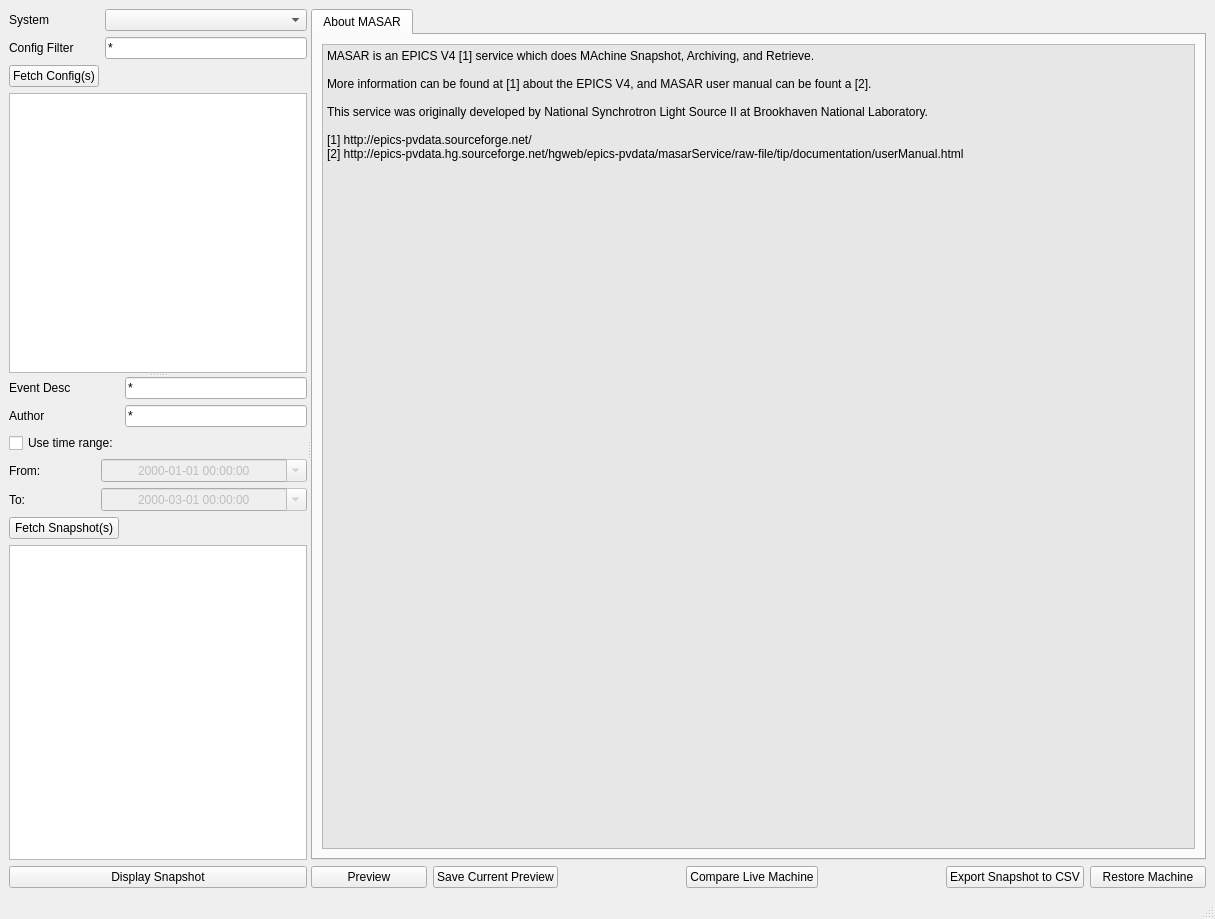
<?xml version="1.0" encoding="UTF-8"?>
<ui version="4.0">
 <class>masar</class>
 <widget class="QMainWindow" name="masar">
  <property name="geometry">
   <rect>
    <x>0</x>
    <y>0</y>
    <width>1215</width>
    <height>919</height>
   </rect>
  </property>
  <property name="windowTitle">
   <string>MASAR Viewer</string>
  </property>
  <widget class="QWidget" name="mainwidget">
   <layout class="QVBoxLayout" name="verticalLayout_2">
    <item>
     <widget class="QSplitter" name="splitter">
      <property name="orientation">
       <enum>Qt::Horizontal</enum>
      </property>
      <widget class="QSplitter" name="configEventSplitter">
       <property name="sizePolicy">
        <sizepolicy hsizetype="Fixed" vsizetype="Expanding">
         <horstretch>0</horstretch>
         <verstretch>0</verstretch>
        </sizepolicy>
       </property>
       <property name="orientation">
        <enum>Qt::Vertical</enum>
       </property>
       <widget class="QWidget" name="layoutWidget">
        <layout class="QVBoxLayout" name="configVerticalLayout">
         <item>
          <layout class="QGridLayout" name="configGridLayout">
           <item row="0" column="0">
            <widget class="QLabel" name="systemLabel">
             <property name="text">
              <string>System</string>
             </property>
            </widget>
           </item>
           <item row="0" column="1">
            <widget class="QComboBox" name="systemCombox">
             <property name="currentIndex">
              <number>-1</number>
             </property>
            </widget>
           </item>
           <item row="1" column="0">
            <widget class="QLabel" name="configFilterLabel">
             <property name="text">
              <string>Config Filter</string>
             </property>
            </widget>
           </item>
           <item row="1" column="1">
            <widget class="QLineEdit" name="configFilterLineEdit">
             <property name="text">
              <string>*</string>
             </property>
            </widget>
           </item>
           <item row="2" column="0">
            <widget class="QPushButton" name="fetchConfigButton">
             <property name="text">
              <string>Fetch Config(s)</string>
             </property>
            </widget>
           </item>
           <item row="3" column="0" colspan="2">
            <widget class="QTableWidget" name="configTableWidget">
             <property name="selectionMode">
              <enum>QAbstractItemView::ExtendedSelection</enum>
             </property>
             <property name="selectionBehavior">
              <enum>QAbstractItemView::SelectRows</enum>
             </property>
             <property name="sortingEnabled">
              <bool>true</bool>
             </property>
            </widget>
           </item>
          </layout>
         </item>
        </layout>
       </widget>
       <widget class="QWidget" name="layoutWidget">
        <layout class="QVBoxLayout" name="eventVerticalLayout">
         <item>
          <layout class="QGridLayout" name="eventGridLayout">
           <item row="2" column="0" colspan="3">
            <widget class="QCheckBox" name="timeRangeCheckBox">
             <property name="text">
              <string>Use time range:</string>
             </property>
            </widget>
           </item>
           <item row="3" column="0">
            <widget class="QLabel" name="eventStartLabel">
             <property name="text">
              <string>From:</string>
             </property>
            </widget>
           </item>
           <item row="3" column="2" colspan="2">
            <widget class="QDateTimeEdit" name="eventStartDateTime">
             <property name="enabled">
              <bool>false</bool>
             </property>
             <property name="alignment">
              <set>Qt::AlignCenter</set>
             </property>
             <property name="readOnly">
              <bool>false</bool>
             </property>
             <property name="displayFormat">
              <string>yyyy-MM-dd hh:mm:ss</string>
             </property>
             <property name="calendarPopup">
              <bool>true</bool>
             </property>
            </widget>
           </item>
           <item row="4" column="0">
            <widget class="QLabel" name="eventEndLabel">
             <property name="text">
              <string>To:</string>
             </property>
            </widget>
           </item>
           <item row="5" column="0" colspan="3">
            <widget class="QPushButton" name="fetchEventButton">
             <property name="text">
              <string>Fetch Snapshot(s)</string>
             </property>
            </widget>
           </item>
           <item row="4" column="2" colspan="2">
            <widget class="QDateTimeEdit" name="eventEndDateTime">
             <property name="enabled">
              <bool>false</bool>
             </property>
             <property name="alignment">
              <set>Qt::AlignCenter</set>
             </property>
             <property name="readOnly">
              <bool>false</bool>
             </property>
             <property name="dateTime">
              <datetime>
               <hour>0</hour>
               <minute>0</minute>
               <second>0</second>
               <year>2000</year>
               <month>3</month>
               <day>1</day>
              </datetime>
             </property>
             <property name="displayFormat">
              <string>yyyy-MM-dd hh:mm:ss</string>
             </property>
             <property name="calendarPopup">
              <bool>true</bool>
             </property>
            </widget>
           </item>
           <item row="0" column="3">
            <widget class="QLineEdit" name="eventFilterLineEdit">
             <property name="text">
              <string>*</string>
             </property>
            </widget>
           </item>
           <item row="1" column="3">
            <widget class="QLineEdit" name="authorTextEdit">
             <property name="text">
              <string>*</string>
             </property>
            </widget>
           </item>
           <item row="0" column="0">
            <widget class="QLabel" name="eventFilterLabel">
             <property name="text">
              <string>Event Desc</string>
             </property>
            </widget>
           </item>
           <item row="1" column="0">
            <widget class="QLabel" name="ByWho">
             <property name="text">
              <string>Author</string>
             </property>
            </widget>
           </item>
          </layout>
         </item>
         <item>
          <widget class="QTableWidget" name="eventTableWidget">
           <property name="selectionMode">
            <enum>QAbstractItemView::ExtendedSelection</enum>
           </property>
           <property name="selectionBehavior">
            <enum>QAbstractItemView::SelectRows</enum>
           </property>
           <property name="sortingEnabled">
            <bool>true</bool>
           </property>
          </widget>
         </item>
         <item>
          <layout class="QHBoxLayout" name="snapshotHorizontalLayout">
           <item>
            <widget class="QPushButton" name="fetchSnapshotButton">
             <property name="text">
              <string>Display Snapshot</string>
             </property>
            </widget>
           </item>
          </layout>
         </item>
        </layout>
       </widget>
      </widget>
      <widget class="QWidget" name="layoutWidget">
       <layout class="QVBoxLayout" name="verticalLayout">
        <item>
         <widget class="QTabWidget" name="snapshotTabWidget">
          <property name="sizePolicy">
           <sizepolicy hsizetype="Expanding" vsizetype="Expanding">
            <horstretch>3</horstretch>
            <verstretch>0</verstretch>
           </sizepolicy>
          </property>
          <property name="minimumSize">
           <size>
            <width>768</width>
            <height>0</height>
           </size>
          </property>
          <property name="currentIndex">
           <number>0</number>
          </property>
          <widget class="QWidget" name="commentTab">
           <attribute name="title">
            <string>About MASAR</string>
           </attribute>
           <layout class="QVBoxLayout" name="commentTabWindowLayout">
            <item>
             <widget class="QPlainTextEdit" name="currentCommentText">
              <property name="palette">
               <palette>
                <active>
                 <colorrole role="Base">
                  <brush brushstyle="SolidPattern">
                   <color alpha="255">
                    <red>231</red>
                    <green>231</green>
                    <blue>231</blue>
                   </color>
                  </brush>
                 </colorrole>
                </active>
                <inactive>
                 <colorrole role="Base">
                  <brush brushstyle="SolidPattern">
                   <color alpha="255">
                    <red>231</red>
                    <green>231</green>
                    <blue>231</blue>
                   </color>
                  </brush>
                 </colorrole>
                </inactive>
                <disabled>
                 <colorrole role="Base">
                  <brush brushstyle="SolidPattern">
                   <color alpha="255">
                    <red>255</red>
                    <green>255</green>
                    <blue>255</blue>
                   </color>
                  </brush>
                 </colorrole>
                </disabled>
               </palette>
              </property>
              <property name="autoFillBackground">
               <bool>true</bool>
              </property>
              <property name="readOnly">
               <bool>true</bool>
              </property>
              <property name="plainText">
               <string>MASAR is an EPICS V4 [1] service which does MAchine Snapshot, Archiving, and Retrieve. 

More information can be found at [1] about the EPICS V4, and MASAR user manual can be fount a [2].

This service was originally developed by National Synchrotron Light Source II at Brookhaven National Laboratory.

[1] http://epics-pvdata.sourceforge.net/
[2] http://epics-pvdata.hg.sourceforge.net/hgweb/epics-pvdata/masarService/raw-file/tip/documentation/userManual.html</string>
              </property>
              <property name="backgroundVisible">
               <bool>false</bool>
              </property>
             </widget>
            </item>
           </layout>
          </widget>
         </widget>
        </item>
        <item>
         <layout class="QHBoxLayout" name="horizontalLayout">
          <item>
           <widget class="QPushButton" name="machinePreviewButton">
            <property name="text">
             <string>Preview</string>
            </property>
           </widget>
          </item>
          <item>
           <widget class="QPushButton" name="saveCurrentPreviewButton">
            <property name="text">
             <string>Save Current Preview</string>
            </property>
           </widget>
          </item>
          <item>
           <widget class="QLabel" name="label">
            <property name="text">
             <string/>
            </property>
           </widget>
          </item>
          <item>
           <widget class="QPushButton" name="getLiveMachineButton">
            <property name="text">
             <string>Compare Live Machine</string>
            </property>
           </widget>
          </item>
          <item>
           <widget class="QLabel" name="label_2">
            <property name="text">
             <string/>
            </property>
           </widget>
          </item>
          <item>
           <widget class="QPushButton" name="saveDataFileButton">
            <property name="text">
             <string>Export Snapshot to CSV</string>
            </property>
           </widget>
          </item>
          <item>
           <widget class="QPushButton" name="restoreMachineButton">
            <property name="text">
             <string>Restore Machine</string>
            </property>
           </widget>
          </item>
         </layout>
        </item>
       </layout>
      </widget>
     </widget>
    </item>
   </layout>
  </widget>
  <widget class="QMenuBar" name="menubar">
   <property name="geometry">
    <rect>
     <x>0</x>
     <y>0</y>
     <width>1215</width>
     <height>22</height>
    </rect>
   </property>
  </widget>
  <widget class="QStatusBar" name="statusbar"/>
 </widget>
 <resources/>
 <connections>
  <connection>
   <sender>systemCombox</sender>
   <signal>currentIndexChanged(QString)</signal>
   <receiver>masar</receiver>
   <slot>systemComboxChanged(QString)</slot>
   <hints>
    <hint type="sourcelabel">
     <x>20</x>
     <y>20</y>
    </hint>
    <hint type="destinationlabel">
     <x>20</x>
     <y>20</y>
    </hint>
   </hints>
  </connection>
  <connection>
   <sender>configFilterLineEdit</sender>
   <signal>textChanged(QString)</signal>
   <receiver>masar</receiver>
   <slot>configFilterChanged()</slot>
   <hints>
    <hint type="sourcelabel">
     <x>20</x>
     <y>20</y>
    </hint>
    <hint type="destinationlabel">
     <x>20</x>
     <y>20</y>
    </hint>
   </hints>
  </connection>
  <connection>
   <sender>fetchConfigButton</sender>
   <signal>clicked()</signal>
   <receiver>masar</receiver>
   <slot>fetchConfigAction()</slot>
   <hints>
    <hint type="sourcelabel">
     <x>20</x>
     <y>20</y>
    </hint>
    <hint type="destinationlabel">
     <x>20</x>
     <y>20</y>
    </hint>
   </hints>
  </connection>
  <connection>
   <sender>saveCurrentPreviewButton</sender>
   <signal>clicked()</signal>
   <receiver>masar</receiver>
   <slot>saveMachinePreviewAction()</slot>
   <hints>
    <hint type="sourcelabel">
     <x>20</x>
     <y>20</y>
    </hint>
    <hint type="destinationlabel">
     <x>20</x>
     <y>20</y>
    </hint>
   </hints>
  </connection>
  <connection>
   <sender>eventFilterLineEdit</sender>
   <signal>textChanged(QString)</signal>
   <receiver>masar</receiver>
   <slot>eventFilterChanged()</slot>
   <hints>
    <hint type="sourcelabel">
     <x>20</x>
     <y>20</y>
    </hint>
    <hint type="destinationlabel">
     <x>20</x>
     <y>20</y>
    </hint>
   </hints>
  </connection>
  <connection>
   <sender>authorTextEdit</sender>
   <signal>textChanged(QString)</signal>
   <receiver>masar</receiver>
   <slot>authorTextChanged()</slot>
   <hints>
    <hint type="sourcelabel">
     <x>20</x>
     <y>20</y>
    </hint>
    <hint type="destinationlabel">
     <x>20</x>
     <y>20</y>
    </hint>
   </hints>
  </connection>
  <connection>
   <sender>timeRangeCheckBox</sender>
   <signal>stateChanged(int)</signal>
   <receiver>masar</receiver>
   <slot>useTimeRange()</slot>
   <hints>
    <hint type="sourcelabel">
     <x>20</x>
     <y>20</y>
    </hint>
    <hint type="destinationlabel">
     <x>20</x>
     <y>20</y>
    </hint>
   </hints>
  </connection>
  <connection>
   <sender>fetchEventButton</sender>
   <signal>clicked(void)</signal>
   <receiver>masar</receiver>
   <slot>fetchEventAction()</slot>
   <hints>
    <hint type="sourcelabel">
     <x>20</x>
     <y>20</y>
    </hint>
    <hint type="destinationlabel">
     <x>20</x>
     <y>20</y>
    </hint>
   </hints>
  </connection>
  <connection>
   <sender>fetchSnapshotButton</sender>
   <signal>clicked(void)</signal>
   <receiver>masar</receiver>
   <slot>retrieveSnapshot()</slot>
   <hints>
    <hint type="sourcelabel">
     <x>20</x>
     <y>20</y>
    </hint>
    <hint type="destinationlabel">
     <x>20</x>
     <y>20</y>
    </hint>
   </hints>
  </connection>
  <connection>
   <sender>restoreMachineButton</sender>
   <signal>clicked(void)</signal>
   <receiver>masar</receiver>
   <slot>restoreSnapshotAction()</slot>
   <hints>
    <hint type="sourcelabel">
     <x>20</x>
     <y>20</y>
    </hint>
    <hint type="destinationlabel">
     <x>20</x>
     <y>20</y>
    </hint>
   </hints>
  </connection>
  <connection>
   <sender>machinePreviewButton</sender>
   <signal>clicked()</signal>
   <receiver>masar</receiver>
   <slot>getMachinePreviewAction()</slot>
   <hints>
    <hint type="sourcelabel">
     <x>424</x>
     <y>868</y>
    </hint>
    <hint type="destinationlabel">
     <x>603</x>
     <y>459</y>
    </hint>
   </hints>
  </connection>
  <connection>
   <sender>getLiveMachineButton</sender>
   <signal>clicked()</signal>
   <receiver>masar</receiver>
   <slot>getLiveMachineAction()</slot>
   <hints>
    <hint type="sourcelabel">
     <x>424</x>
     <y>868</y>
    </hint>
    <hint type="destinationlabel">
     <x>603</x>
     <y>459</y>
    </hint>
   </hints>
  </connection>
  <connection>
   <sender>saveDataFileButton</sender>
   <signal>clicked()</signal>
   <receiver>masar</receiver>
   <slot>saveDataFileAction()</slot>
   <hints>
    <hint type="sourcelabel">
     <x>20</x>
     <y>20</y>
    </hint>
    <hint type="destinationlabel">
     <x>20</x>
     <y>20</y>
    </hint>
   </hints>
  </connection>
 </connections>
 <slots>
  <slot>systemComboxChanged(QString)</slot>
  <slot>configFilterChanged()</slot>
  <slot>fetchConfigAction()</slot>
  <slot>saveMachinePreviewAction()</slot>
  <slot>getMachinePreviewAction()</slot>
  <slot>eventFilterChanged()</slot>
  <slot>useTimeRange()</slot>
  <slot>fetchEventAction()</slot>
  <slot>retrieveSnapshot()</slot>
  <slot>restoreSnapshotAction()</slot>
  <slot>getLiveMachineAction()</slot>
  <slot>authorTextChanged()</slot>
  <slot>saveDataFileAction()</slot>
 </slots>
</ui>
